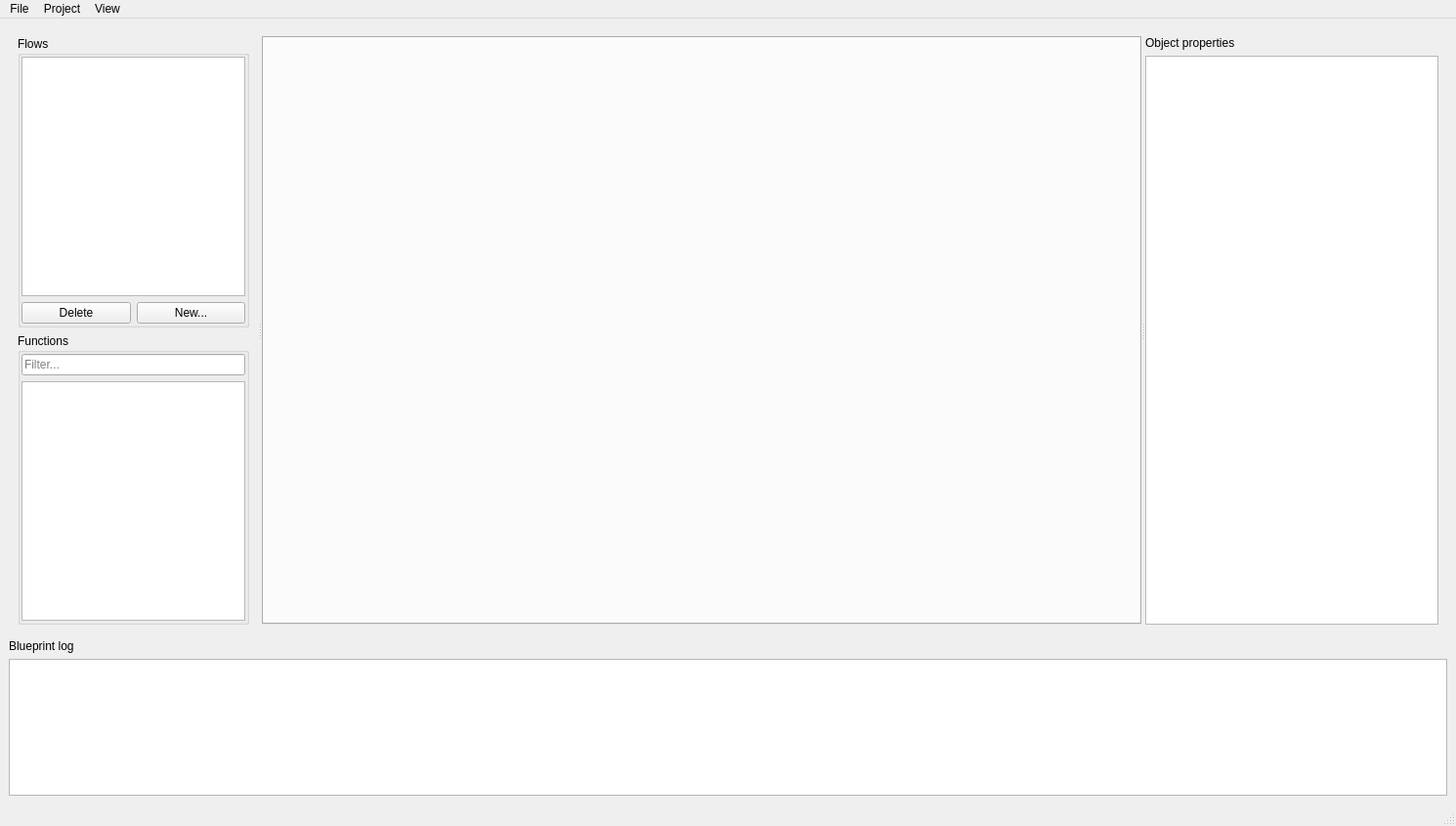
<?xml version="1.0" encoding="UTF-8"?>
<ui version="4.0">
 <class>MainWindow</class>
 <widget class="QMainWindow" name="MainWindow">
  <property name="geometry">
   <rect>
    <x>0</x>
    <y>0</y>
    <width>1490</width>
    <height>845</height>
   </rect>
  </property>
  <property name="sizePolicy">
   <sizepolicy hsizetype="Preferred" vsizetype="Preferred">
    <horstretch>0</horstretch>
    <verstretch>0</verstretch>
   </sizepolicy>
  </property>
  <property name="windowTitle">
   <string>Blueprint</string>
  </property>
  <widget class="QWidget" name="centralwidget">
   <layout class="QVBoxLayout" name="verticalLayout_2">
    <item>
     <layout class="QVBoxLayout" name="verticalLayout" stretch="0,0,0">
      <item>
       <widget class="QWidget" name="mainBodyWidget" native="true">
        <property name="sizePolicy">
         <sizepolicy hsizetype="Expanding" vsizetype="Expanding">
          <horstretch>0</horstretch>
          <verstretch>0</verstretch>
         </sizepolicy>
        </property>
        <property name="minimumSize">
         <size>
          <width>0</width>
          <height>600</height>
         </size>
        </property>
        <layout class="QVBoxLayout" name="verticalLayout_3">
         <item>
          <widget class="QSplitter" name="splitter">
           <property name="sizePolicy">
            <sizepolicy hsizetype="Expanding" vsizetype="Expanding">
             <horstretch>0</horstretch>
             <verstretch>0</verstretch>
            </sizepolicy>
           </property>
           <property name="orientation">
            <enum>Qt::Horizontal</enum>
           </property>
           <widget class="QWidget" name="leftSideWidget" native="true">
            <property name="sizePolicy">
             <sizepolicy hsizetype="Expanding" vsizetype="Expanding">
              <horstretch>0</horstretch>
              <verstretch>0</verstretch>
             </sizepolicy>
            </property>
            <property name="minimumSize">
             <size>
              <width>240</width>
              <height>0</height>
             </size>
            </property>
            <layout class="QVBoxLayout" name="leftSideLayout">
             <property name="leftMargin">
              <number>0</number>
             </property>
             <property name="rightMargin">
              <number>9</number>
             </property>
             <item>
              <widget class="QGroupBox" name="flowsGroupBox">
               <property name="title">
                <string>Flows</string>
               </property>
               <layout class="QVBoxLayout" name="verticalLayout_4">
                <property name="leftMargin">
                 <number>1</number>
                </property>
                <property name="topMargin">
                 <number>1</number>
                </property>
                <property name="rightMargin">
                 <number>1</number>
                </property>
                <property name="bottomMargin">
                 <number>1</number>
                </property>
                <item>
                 <widget class="QListView" name="flowsListView"/>
                </item>
                <item>
                 <layout class="QHBoxLayout" name="horizontalLayout">
                  <item>
                   <widget class="QPushButton" name="deleteFlowPushButton">
                    <property name="text">
                     <string>Delete</string>
                    </property>
                   </widget>
                  </item>
                  <item>
                   <widget class="QPushButton" name="newFlowPushButton">
                    <property name="text">
                     <string>New...</string>
                    </property>
                   </widget>
                  </item>
                 </layout>
                </item>
               </layout>
              </widget>
             </item>
             <item>
              <widget class="QGroupBox" name="functionsGroupBox">
               <property name="title">
                <string>Functions</string>
               </property>
               <layout class="QVBoxLayout" name="verticalLayout_6">
                <property name="leftMargin">
                 <number>1</number>
                </property>
                <property name="topMargin">
                 <number>1</number>
                </property>
                <property name="rightMargin">
                 <number>1</number>
                </property>
                <property name="bottomMargin">
                 <number>1</number>
                </property>
                <item>
                 <widget class="QLineEdit" name="functionsFilterLineEdit">
                  <property name="placeholderText">
                   <string>Filter...</string>
                  </property>
                 </widget>
                </item>
                <item>
                 <widget class="QTreeView" name="functionsTreeView"/>
                </item>
               </layout>
              </widget>
             </item>
            </layout>
           </widget>
           <widget class="QTabWidget" name="blueprintsTabWidget">
            <property name="sizePolicy">
             <sizepolicy hsizetype="Expanding" vsizetype="Expanding">
              <horstretch>1</horstretch>
              <verstretch>0</verstretch>
             </sizepolicy>
            </property>
            <property name="minimumSize">
             <size>
              <width>900</width>
              <height>0</height>
             </size>
            </property>
           </widget>
           <widget class="QWidget" name="inspectorWidget" native="true">
            <property name="sizePolicy">
             <sizepolicy hsizetype="Expanding" vsizetype="Expanding">
              <horstretch>0</horstretch>
              <verstretch>0</verstretch>
             </sizepolicy>
            </property>
            <property name="minimumSize">
             <size>
              <width>300</width>
              <height>0</height>
             </size>
            </property>
            <layout class="QVBoxLayout" name="verticalLayout_5">
             <item>
              <widget class="QLabel" name="label">
               <property name="text">
                <string>Object properties</string>
               </property>
              </widget>
             </item>
             <item>
              <widget class="QTreeView" name="propertiesTreeView"/>
             </item>
            </layout>
           </widget>
          </widget>
         </item>
        </layout>
       </widget>
      </item>
      <item>
       <widget class="QLabel" name="logLabel">
        <property name="text">
         <string>Blueprint log</string>
        </property>
       </widget>
      </item>
      <item>
       <widget class="QPlainTextEdit" name="logViewer">
        <property name="sizePolicy">
         <sizepolicy hsizetype="Expanding" vsizetype="Expanding">
          <horstretch>0</horstretch>
          <verstretch>140</verstretch>
         </sizepolicy>
        </property>
        <property name="maximumSize">
         <size>
          <width>16777215</width>
          <height>140</height>
         </size>
        </property>
        <property name="acceptDrops">
         <bool>false</bool>
        </property>
       </widget>
      </item>
     </layout>
    </item>
   </layout>
  </widget>
  <widget class="QMenuBar" name="menubar">
   <property name="geometry">
    <rect>
     <x>0</x>
     <y>0</y>
     <width>1490</width>
     <height>29</height>
    </rect>
   </property>
   <widget class="QMenu" name="menuFile">
    <property name="title">
     <string>File</string>
    </property>
    <addaction name="actionOpen_project_root"/>
    <addaction name="separator"/>
    <addaction name="actionExit"/>
   </widget>
   <widget class="QMenu" name="menuProject">
    <property name="title">
     <string>Project</string>
    </property>
    <addaction name="actionNew_flow"/>
    <addaction name="actionManage_flows"/>
    <addaction name="separator"/>
    <addaction name="actionProject_settings"/>
   </widget>
   <widget class="QMenu" name="menuView">
    <property name="title">
     <string>View</string>
    </property>
    <addaction name="actionViewFlows"/>
    <addaction name="actionViewFunctions"/>
    <addaction name="actionViewObjectProperties"/>
   </widget>
   <addaction name="menuFile"/>
   <addaction name="menuProject"/>
   <addaction name="menuView"/>
  </widget>
  <widget class="QStatusBar" name="statusbar"/>
  <action name="actionOpen_project_root">
   <property name="text">
    <string>Open project folder...</string>
   </property>
   <property name="shortcut">
    <string>Ctrl+O</string>
   </property>
  </action>
  <action name="actionProject_settings">
   <property name="text">
    <string>Project settings...</string>
   </property>
   <property name="shortcut">
    <string>Ctrl+,</string>
   </property>
  </action>
  <action name="actionNew_flow">
   <property name="text">
    <string>New flow...</string>
   </property>
   <property name="shortcut">
    <string>Ctrl+N</string>
   </property>
  </action>
  <action name="actionExit">
   <property name="text">
    <string>Exit</string>
   </property>
   <property name="shortcut">
    <string>Ctrl+Q</string>
   </property>
  </action>
  <action name="actionManage_flows">
   <property name="text">
    <string>Manage flows...</string>
   </property>
   <property name="shortcut">
    <string>Ctrl+M</string>
   </property>
  </action>
  <action name="actionViewFlows">
   <property name="checkable">
    <bool>true</bool>
   </property>
   <property name="text">
    <string>Flows</string>
   </property>
  </action>
  <action name="actionViewFunctions">
   <property name="checkable">
    <bool>true</bool>
   </property>
   <property name="text">
    <string>Functions</string>
   </property>
  </action>
  <action name="actionViewObjectProperties">
   <property name="checkable">
    <bool>true</bool>
   </property>
   <property name="text">
    <string>Object properties</string>
   </property>
  </action>
 </widget>
 <resources/>
 <connections/>
</ui>
